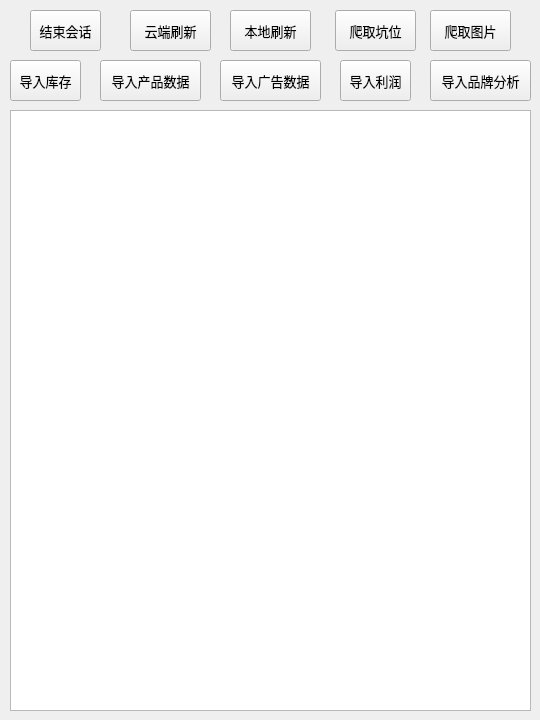
<?xml version="1.0" encoding="UTF-8"?>
<ui version="4.0">
 <class>Importer</class>
 <widget class="QMainWindow" name="Importer">
  <property name="geometry">
   <rect>
    <x>0</x>
    <y>0</y>
    <width>540</width>
    <height>720</height>
   </rect>
  </property>
  <property name="sizePolicy">
   <sizepolicy hsizetype="Fixed" vsizetype="Fixed">
    <horstretch>0</horstretch>
    <verstretch>0</verstretch>
   </sizepolicy>
  </property>
  <property name="minimumSize">
   <size>
    <width>540</width>
    <height>720</height>
   </size>
  </property>
  <property name="maximumSize">
   <size>
    <width>540</width>
    <height>720</height>
   </size>
  </property>
  <property name="font">
   <font>
    <family>楷体</family>
    <pointsize>10</pointsize>
   </font>
  </property>
  <property name="windowTitle">
   <string>Importer</string>
  </property>
  <widget class="QWidget" name="centralwidget">
   <widget class="QProgressBar" name="progressBar">
    <property name="geometry">
     <rect>
      <x>0</x>
      <y>913</y>
      <width>1444</width>
      <height>16</height>
     </rect>
    </property>
    <property name="sizePolicy">
     <sizepolicy hsizetype="Fixed" vsizetype="Fixed">
      <horstretch>0</horstretch>
      <verstretch>0</verstretch>
     </sizepolicy>
    </property>
    <property name="font">
     <font>
      <family>Times New Roman</family>
      <pointsize>10</pointsize>
      <strikeout>false</strikeout>
     </font>
    </property>
    <property name="value">
     <number>0</number>
    </property>
   </widget>
   <widget class="QPushButton" name="command1">
    <property name="geometry">
     <rect>
      <x>130</x>
      <y>10</y>
      <width>81</width>
      <height>41</height>
     </rect>
    </property>
    <property name="text">
     <string>云端刷新</string>
    </property>
   </widget>
   <widget class="QPushButton" name="command3">
    <property name="geometry">
     <rect>
      <x>335</x>
      <y>10</y>
      <width>81</width>
      <height>41</height>
     </rect>
    </property>
    <property name="text">
     <string>爬取坑位</string>
    </property>
   </widget>
   <widget class="QPushButton" name="command4">
    <property name="geometry">
     <rect>
      <x>430</x>
      <y>10</y>
      <width>81</width>
      <height>41</height>
     </rect>
    </property>
    <property name="text">
     <string>爬取图片</string>
    </property>
   </widget>
   <widget class="QPushButton" name="command5">
    <property name="geometry">
     <rect>
      <x>10</x>
      <y>60</y>
      <width>71</width>
      <height>41</height>
     </rect>
    </property>
    <property name="text">
     <string>导入库存</string>
    </property>
   </widget>
   <widget class="QPushButton" name="command6">
    <property name="geometry">
     <rect>
      <x>100</x>
      <y>60</y>
      <width>101</width>
      <height>41</height>
     </rect>
    </property>
    <property name="text">
     <string>导入产品数据</string>
    </property>
   </widget>
   <widget class="QPushButton" name="command7">
    <property name="geometry">
     <rect>
      <x>220</x>
      <y>60</y>
      <width>101</width>
      <height>41</height>
     </rect>
    </property>
    <property name="text">
     <string>导入广告数据</string>
    </property>
   </widget>
   <widget class="QPushButton" name="command8">
    <property name="geometry">
     <rect>
      <x>340</x>
      <y>60</y>
      <width>71</width>
      <height>41</height>
     </rect>
    </property>
    <property name="text">
     <string>导入利润</string>
    </property>
   </widget>
   <widget class="QPushButton" name="command9">
    <property name="geometry">
     <rect>
      <x>430</x>
      <y>60</y>
      <width>101</width>
      <height>41</height>
     </rect>
    </property>
    <property name="text">
     <string>导入品牌分析</string>
    </property>
   </widget>
   <widget class="QPushButton" name="command2">
    <property name="geometry">
     <rect>
      <x>230</x>
      <y>10</y>
      <width>81</width>
      <height>41</height>
     </rect>
    </property>
    <property name="text">
     <string>本地刷新</string>
    </property>
   </widget>
   <widget class="QTextBrowser" name="printer">
    <property name="geometry">
     <rect>
      <x>10</x>
      <y>110</y>
      <width>521</width>
      <height>601</height>
     </rect>
    </property>
   </widget>
   <widget class="QPushButton" name="command0">
    <property name="geometry">
     <rect>
      <x>30</x>
      <y>10</y>
      <width>71</width>
      <height>41</height>
     </rect>
    </property>
    <property name="text">
     <string>结束会话</string>
    </property>
   </widget>
  </widget>
  <action name="action_add">
   <property name="text">
    <string>添加产品</string>
   </property>
  </action>
  <action name="action_refresh">
   <property name="text">
    <string>刷新</string>
   </property>
  </action>
  <action name="action">
   <property name="text">
    <string>导入库存</string>
   </property>
  </action>
  <action name="action_storage">
   <property name="text">
    <string>库存数据</string>
   </property>
  </action>
  <action name="action_performance">
   <property name="text">
    <string>产品数据</string>
   </property>
  </action>
  <action name="action_setting">
   <property name="text">
    <string>广告设置</string>
   </property>
  </action>
  <action name="action_data">
   <property name="text">
    <string>广告数据</string>
   </property>
  </action>
  <action name="action_profit">
   <property name="text">
    <string>利润数据</string>
   </property>
  </action>
  <action name="action_exit">
   <property name="text">
    <string>退出</string>
   </property>
  </action>
  <action name="action_switch">
   <property name="text">
    <string>切换</string>
   </property>
  </action>
  <action name="action_import">
   <property name="text">
    <string>导入</string>
   </property>
  </action>
 </widget>
 <resources/>
 <connections/>
</ui>
